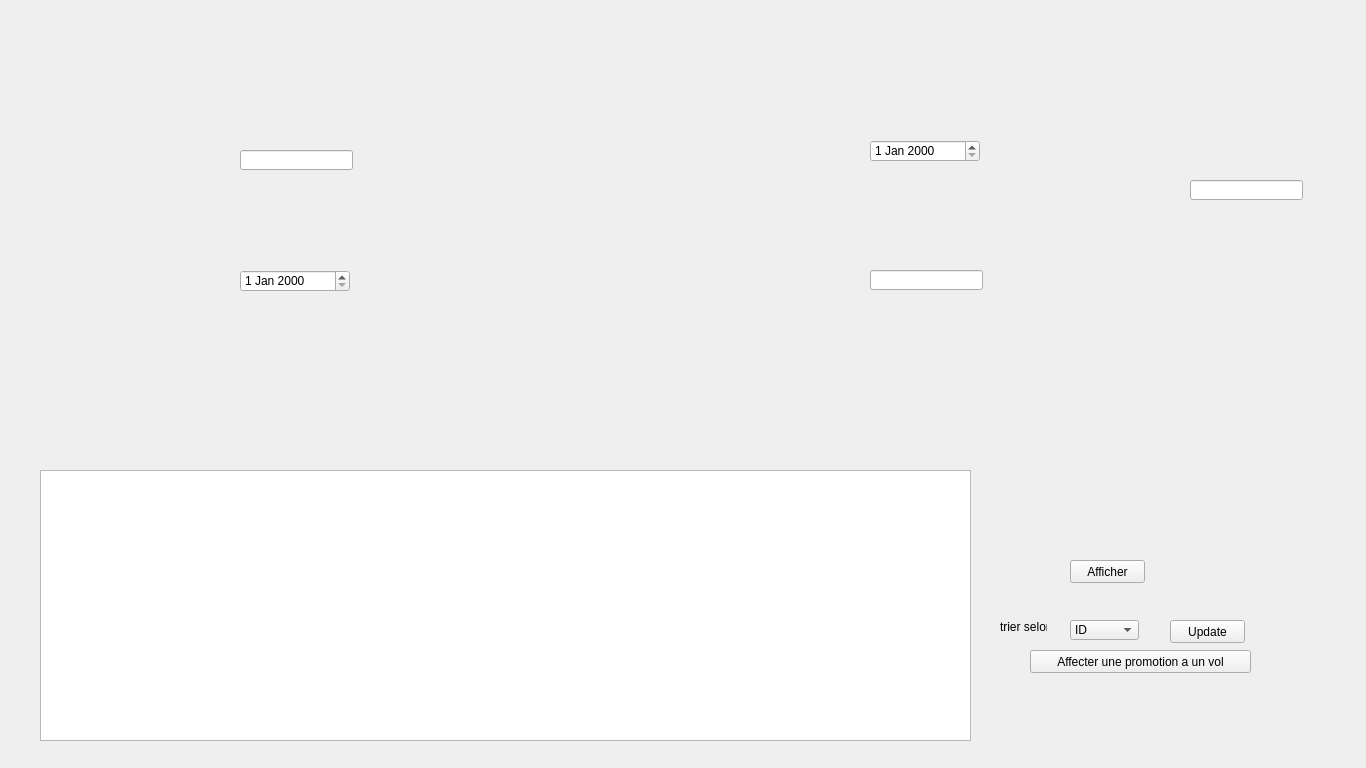
<?xml version="1.0" encoding="UTF-8"?>
<ui version="4.0">
 <class>promotions</class>
 <widget class="QDialog" name="promotions">
  <property name="geometry">
   <rect>
    <x>0</x>
    <y>0</y>
    <width>1366</width>
    <height>768</height>
   </rect>
  </property>
  <property name="windowTitle">
   <string>Dialog</string>
  </property>
  <widget class="QPushButton" name="pushButton_ajouterpromo">
   <property name="geometry">
    <rect>
     <x>1184</x>
     <y>102</y>
     <width>121</width>
     <height>51</height>
    </rect>
   </property>
   <property name="text">
    <string/>
   </property>
   <property name="flat">
    <bool>true</bool>
   </property>
  </widget>
  <widget class="QTableView" name="tableView">
   <property name="geometry">
    <rect>
     <x>40</x>
     <y>470</y>
     <width>931</width>
     <height>271</height>
    </rect>
   </property>
  </widget>
  <widget class="QPushButton" name="pushButton_afficher">
   <property name="geometry">
    <rect>
     <x>1070</x>
     <y>560</y>
     <width>75</width>
     <height>23</height>
    </rect>
   </property>
   <property name="text">
    <string>Afficher</string>
   </property>
  </widget>
  <widget class="QComboBox" name="comboBox">
   <property name="geometry">
    <rect>
     <x>1070</x>
     <y>620</y>
     <width>69</width>
     <height>20</height>
    </rect>
   </property>
   <item>
    <property name="text">
     <string>ID</string>
    </property>
   </item>
   <item>
    <property name="text">
     <string>datedebut</string>
    </property>
   </item>
   <item>
    <property name="text">
     <string>datefin</string>
    </property>
   </item>
   <item>
    <property name="text">
     <string>taux</string>
    </property>
   </item>
  </widget>
  <widget class="QLabel" name="label">
   <property name="geometry">
    <rect>
     <x>1000</x>
     <y>620</y>
     <width>47</width>
     <height>13</height>
    </rect>
   </property>
   <property name="text">
    <string>trier selon</string>
   </property>
  </widget>
  <widget class="QPushButton" name="pushButton_rechercherpro">
   <property name="geometry">
    <rect>
     <x>1184</x>
     <y>292</y>
     <width>121</width>
     <height>61</height>
    </rect>
   </property>
   <property name="text">
    <string/>
   </property>
   <property name="flat">
    <bool>true</bool>
   </property>
  </widget>
  <widget class="QLineEdit" name="lineEdit_rechercheid">
   <property name="geometry">
    <rect>
     <x>1190</x>
     <y>180</y>
     <width>113</width>
     <height>20</height>
    </rect>
   </property>
  </widget>
  <widget class="QPushButton" name="pushButton_pourmodifier">
   <property name="geometry">
    <rect>
     <x>1180</x>
     <y>230</y>
     <width>121</width>
     <height>51</height>
    </rect>
   </property>
   <property name="text">
    <string/>
   </property>
   <property name="flat">
    <bool>true</bool>
   </property>
  </widget>
  <widget class="QPushButton" name="pushButton">
   <property name="geometry">
    <rect>
     <x>1170</x>
     <y>620</y>
     <width>75</width>
     <height>23</height>
    </rect>
   </property>
   <property name="text">
    <string>Update</string>
   </property>
  </widget>
  <widget class="QLineEdit" name="lineedit_idpromo">
   <property name="geometry">
    <rect>
     <x>240</x>
     <y>150</y>
     <width>113</width>
     <height>20</height>
    </rect>
   </property>
  </widget>
  <widget class="QLineEdit" name="lineEdit_taux">
   <property name="geometry">
    <rect>
     <x>870</x>
     <y>270</y>
     <width>113</width>
     <height>20</height>
    </rect>
   </property>
  </widget>
  <widget class="QDateEdit" name="dateEdit_datedebutpro">
   <property name="geometry">
    <rect>
     <x>240</x>
     <y>270</y>
     <width>110</width>
     <height>22</height>
    </rect>
   </property>
  </widget>
  <widget class="QDateEdit" name="dateEdit_finpromo">
   <property name="geometry">
    <rect>
     <x>870</x>
     <y>140</y>
     <width>110</width>
     <height>22</height>
    </rect>
   </property>
  </widget>
  <widget class="QLabel" name="label_2">
   <property name="geometry">
    <rect>
     <x>0</x>
     <y>0</y>
     <width>1366</width>
     <height>768</height>
    </rect>
   </property>
   <property name="text">
    <string/>
   </property>
   <property name="pixmap">
    <pixmap resource="images.qrc">:/gestionpromotions.png</pixmap>
   </property>
  </widget>
  <widget class="QPushButton" name="pushButton_supprimerpro">
   <property name="geometry">
    <rect>
     <x>1184</x>
     <y>362</y>
     <width>121</width>
     <height>51</height>
    </rect>
   </property>
   <property name="text">
    <string/>
   </property>
   <property name="flat">
    <bool>true</bool>
   </property>
  </widget>
  <widget class="QPushButton" name="pushButton_affectepro">
   <property name="geometry">
    <rect>
     <x>1030</x>
     <y>650</y>
     <width>221</width>
     <height>23</height>
    </rect>
   </property>
   <property name="text">
    <string>Affecter une promotion a un vol</string>
   </property>
  </widget>
  <zorder>label_2</zorder>
  <zorder>pushButton_ajouterpromo</zorder>
  <zorder>tableView</zorder>
  <zorder>pushButton_afficher</zorder>
  <zorder>comboBox</zorder>
  <zorder>label</zorder>
  <zorder>pushButton_rechercherpro</zorder>
  <zorder>lineEdit_rechercheid</zorder>
  <zorder>pushButton_pourmodifier</zorder>
  <zorder>pushButton</zorder>
  <zorder>lineedit_idpromo</zorder>
  <zorder>lineEdit_taux</zorder>
  <zorder>dateEdit_datedebutpro</zorder>
  <zorder>dateEdit_finpromo</zorder>
  <zorder>pushButton_supprimerpro</zorder>
  <zorder>pushButton_affectepro</zorder>
 </widget>
 <resources>
  <include location="images.qrc"/>
 </resources>
 <connections/>
</ui>
